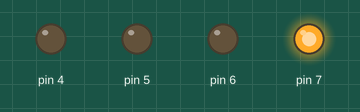
Simulated run of this sketch. Board: Arduino Uno, built with avr-gcc and run on an emulated ATmega328P. On the bench: output pins drawn as LEDs (lit = HIGH).

Above: at 0.05 s.
At 0.25 s:
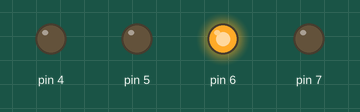
At 0.75 s:
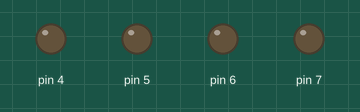
At 1.45 s:
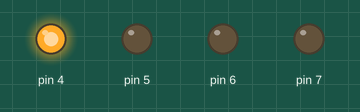
At 2.85 s:
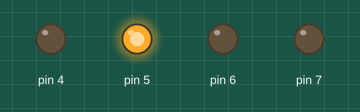
Timing chart, 0 to 3.1 s (numbered marks = the images above):
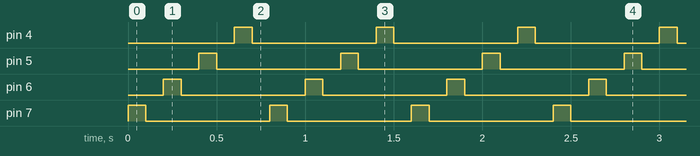

The sketch:

index.ino
```cpp
void setup()
{
  pinMode(7, OUTPUT);
  pinMode(6, OUTPUT);
  pinMode(5, OUTPUT);
  pinMode(4, OUTPUT);
}

void loop()
{
  for (int pin = 7; pin > 3; pin--)
  {
    digitalWrite(pin, HIGH);
    delay(100);
    digitalWrite(pin, LOW);
    delay(100);
  }
}
```

Measured:
- by itself, pin 4–7: alternates HIGH for 0.10 s and LOW for 0.70 s
